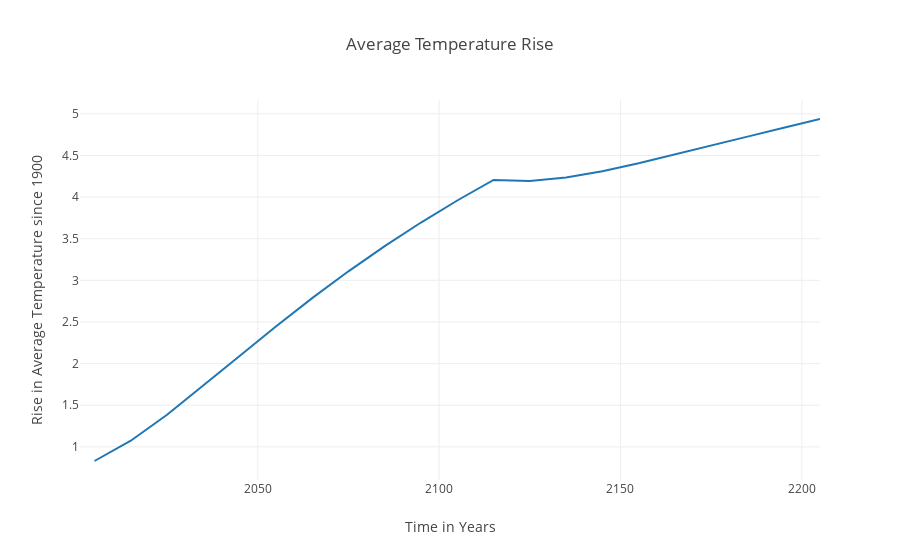

The notebook cell this image was saved under:
### Code cell
plot_temp_change(20,tipping_damage = False)

### Figure 1 — Plotly figure (JSON) as saved in the notebook; plotly's stock layout.template omitted (floating-point values rounded to 4 significant figures)
{"data": [{"type": "scatter", "x": ["2005-01-01T00:00:00", "2015-01-01T00:00:00", "2025-01-01T00:00:00", "2035-01-01T00:00:00", "2045-01-01T00:00:00", "2055-01-01T00:00:00", "2065-01-01T00:00:00", "2075-01-01T00:00:00", "2085-01-01T00:00:00", "2095-01-01T00:00:00", "2105-01-01T00:00:00", "2115-01-01T00:00:00", "2125-01-01T00:00:00", "2135-01-01T00:00:00", "2145-01-01T00:00:00", "2155-01-01T00:00:00", "2165-01-01T00:00:00", "2175-01-01T00:00:00", "2185-01-01T00:00:00", "2195-01-01T00:00:00", "2205-01-01T00:00:00"], "y": [0.83, 1.074, 1.386, 1.733, 2.092, 2.446, 2.786, 3.108, 3.411, 3.694, 3.959, 4.206, 4.194, 4.236, 4.311, 4.406, 4.51, 4.618, 4.726, 4.833, 4.938]}], "layout": {"title": {"text": "Average Temperature Rise"}, "xaxis": {"range": ["2001-01-01T00:00:00", "2205-01-01T00:00:00"], "title": {"text": "Time in Years"}}, "yaxis": {"title": {"text": "Rise in Average Temperature since 1900"}}}}
